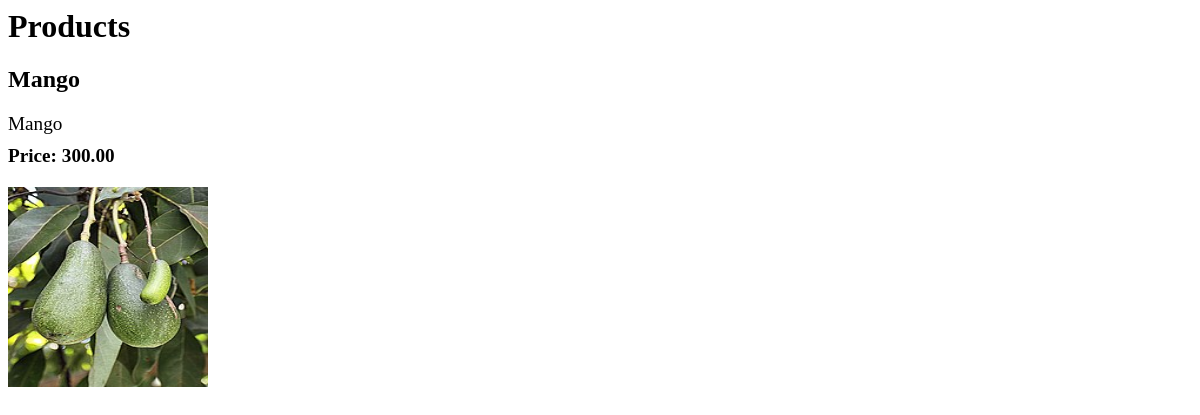
The app's page /products/product/4 with its own data.
### Products/models.py (models this page shows, shortened)
class Product(models.Model):
    name = models.CharField(max_length=100)
    description = models.TextField()
    image = models.ImageField(upload_to='products', null=True, blank=True)
    price = models.DecimalField(max_digits=10, decimal_places=2, null=True, blank=True)
    base_price = models.DecimalField(max_digits=10, decimal_places=2)
    category = models.ForeignKey(Category, on_delete=models.CASCADE)
    in_stock = models.BooleanField(default=True)
    class Meta:
        verbose_name = 'Product'

### Products/views.py (the view)
# urls.py: path('product/<int:id>', product_detail, name='product_detail'),
def product_detail(request, id):
    try:
        product = Product.objects.get(id=id)
    except Product.DoesNotExist:
        product = None
    context = {
        "product": product
    }
    return render(request, 'product_details.html', context)

### Products/templates/product_details.html (shortened to what this page needs)
{% load static %}
<html>
    <head>
        <link rel="stylesheet" href="{% static 'product.css' %}">
    </head>
    <body>
        <h1>Products</h1>
        <div class="products">
            <div class="product">
                <h2>{{ product.name }}</h2>
                <p id="description">{{ product.description }}</p>
                <p id="price">Price: {{ product.price }}</p>
                <img id="image" src="{{ product.image.url }}" alt="product image" width="200" height="200">
            </div>
        </div>
    </body>
</html>

### Products/static/product.css (style rules this page uses)
.products { margin-top: 20px; margin-bottom: 20px; }
#description { font-size: 1.2em; margin-top: 10px; margin-bottom: 10px; }
#price { font-size: 1.2em; font-weight: bold; margin-top: 10px; margin-bottom: 10px; }
#image { margin-top: 10px; margin-bottom: 10px; }

### records on screen
Product: name "Mango", description "Mango", price "300.00", image (picture)
